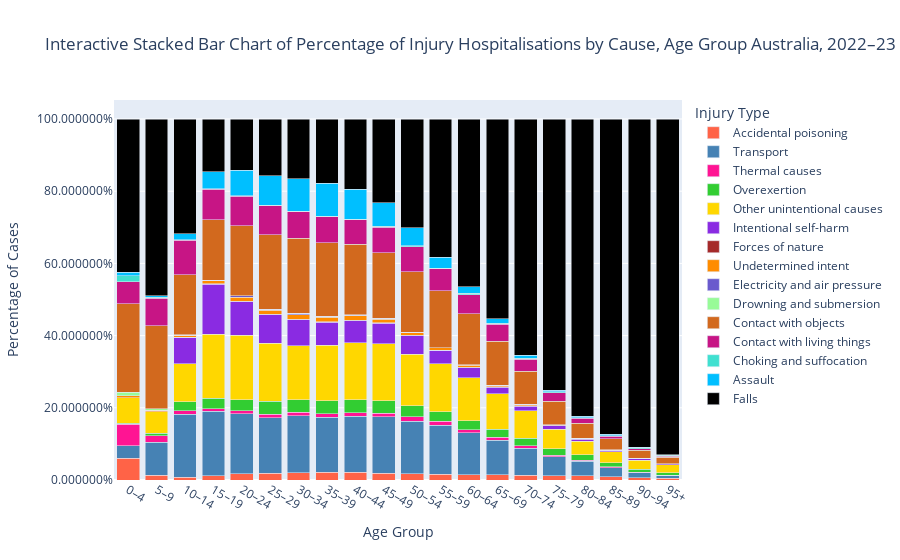

Source (notebook cell):
### Code cell
import plotly.express as px

# Define a custom list of 15 distinct colors
custom_colors = [
    '#FF6347', '#4682B4', '#FF1493', '#32CD32', '#FFD700', '#8A2BE2', '#A52A2A', '#FF8C00',
    '#6A5ACD', '#98FB98', '#D2691E', '#C71585', '#40E0D0', '#00BFFF', '#000000'
]

# Group data
grouped = h1.groupby(['Age Group', 'Injury Type'], as_index=False)['Number of Cases'].sum()

# Data
age_groups = ['0–4', '5–9', '10–14', '15–19', '20–24', '25–29', '30–34', '35–39', '40–44', 
              '45–49', '50–54', '55–59', '60–64', '65–69', '70–74', '75–79', '80–84', '85–89', 
              '90–94', '95+']

# Add a new column 'Label' to assign a specific number to each age group
label_mapping = {age_groups[i]: i+1 for i in range(len(age_groups))}
grouped['Label'] = grouped['Age Group'].map(label_mapping)

# Sort the DataFrame by 'Label'
grouped = grouped.sort_values(by='Label').reset_index(drop=True)

# Calculate the total number of cases per age group
total_cases_per_group = grouped.groupby('Age Group')['Number of Cases'].transform('sum')

# Calculate the percentage for each injury type in each age group
grouped['Percentage'] = (grouped['Number of Cases'] / total_cases_per_group)

# Get unique injury types
injury_types = grouped['Injury Type'].unique()

# Create interactive stacked bar chart with percentages
fig = px.bar(
    grouped,
    x='Age Group',
    y='Percentage',
    color='Injury Type',
    title="Interactive Stacked Bar Chart of Percentage of Injury Hospitalisations by Cause, Age Group Australia, 2022–23",
    color_discrete_sequence=custom_colors
)

# Update layout for better spacing
fig.update_layout(
    barmode='stack',
    xaxis=dict(
        categoryorder='array',
        categoryarray=age_groups  # Explicitly set the order of age groups
    ),
    yaxis=dict(title="Percentage of Cases", tickformat="%")
)

# Show plot
fig.show()

### Figure 1 — Plotly figure (JSON) as saved in the notebook; plotly's stock layout.template omitted (floating-point values rounded to 4 significant figures)
{"data": [{"alignmentgroup": "True", "hovertemplate": "Injury Type=Accidental poisoning<br>Age Group=%{x}<br>Percentage=%{y}<extra></extra>", "legendgroup": "Accidental poisoning", "marker": {"color": "#FF6347", "pattern": {"shape": ""}}, "name": "Accidental poisoning", "offsetgroup": "Accidental poisoning", "orientation": "v", "showlegend": true, "textposition": "auto", "type": "bar", "x": ["0–4", "5–9", "10–14", "15–19", "20–24", "25–29", "30–34", "35–39", "40–44", "45–49", "50–54", "55–59", "60–64", "65–69", "70–74", "75–79", "80–84", "85–89", "90–94", "95+"], "xaxis": "x", "y": [0.05982, 0.01305, 0.007961, 0.01174, 0.01709, 0.01932, 0.02076, 0.02149, 0.02124, 0.01935, 0.01668, 0.01533, 0.01393, 0.01476, 0.01305, 0.01198, 0.01152, 0.009079, 0.006703, 0.004255], "yaxis": "y"}, {"alignmentgroup": "True", "hovertemplate": "Injury Type=Transport<br>Age Group=%{x}<br>Percentage=%{y}<extra></extra>", "legendgroup": "Transport", "marker": {"color": "#4682B4", "pattern": {"shape": ""}}, "name": "Transport", "offsetgroup": "Transport", "orientation": "v", "showlegend": true, "textposition": "auto", "type": "bar", "x": ["0–4", "5–9", "10–14", "15–19", "20–24", "25–29", "30–34", "35–39", "40–44", "45–49", "50–54", "55–59", "60–64", "65–69", "70–74", "75–79", "80–84", "85–89", "90–94", "95+"], "xaxis": "x", "y": [0.03522, 0.09123, 0.1743, 0.1783, 0.1667, 0.1536, 0.1571, 0.152, 0.155, 0.1556, 0.1463, 0.1366, 0.117, 0.09581, 0.07435, 0.05201, 0.03984, 0.02458, 0.01345, 0.008396], "yaxis": "y"}, {"alignmentgroup": "True", "hovertemplate": "Injury Type=Thermal causes<br>Age Group=%{x}<br>Percentage=%{y}<extra></extra>", "legendgroup": "Thermal causes", "marker": {"color": "#FF1493", "pattern": {"shape": ""}}, "name": "Thermal causes", "offsetgroup": "Thermal causes", "orientation": "v", "showlegend": true, "textposition": "auto", "type": "bar", "x": ["0–4", "5–9", "10–14", "15–19", "20–24", "25–29", "30–34", "35–39", "40–44", "45–49", "50–54", "55–59", "60–64", "65–69", "70–74", "75–79", "80–84", "85–89", "90–94", "95+"], "xaxis": "x", "y": [0.05951, 0.01807, 0.009528, 0.006998, 0.008487, 0.009012, 0.009797, 0.00936, 0.01047, 0.009945, 0.01188, 0.01038, 0.008008, 0.007659, 0.006912, 0.004332, 0.003624, 0.002532, 0.001199, 0.0009201], "yaxis": "y"}, {"alignmentgroup": "True", "hovertemplate": "Injury Type=Overexertion<br>Age Group=%{x}<br>Percentage=%{y}<extra></extra>", "legendgroup": "Overexertion", "marker": {"color": "#32CD32", "pattern": {"shape": ""}}, "name": "Overexertion", "offsetgroup": "Overexertion", "orientation": "v", "showlegend": true, "textposition": "auto", "type": "bar", "x": ["0–4", "5–9", "10–14", "15–19", "20–24", "25–29", "30–34", "35–39", "40–44", "45–49", "50–54", "55–59", "60–64", "65–69", "70–74", "75–79", "80–84", "85–89", "90–94", "95+"], "xaxis": "x", "y": [0.003183, 0.007584, 0.02524, 0.02959, 0.03064, 0.03655, 0.03424, 0.03719, 0.0356, 0.03416, 0.03109, 0.0271, 0.0254, 0.02279, 0.02134, 0.01891, 0.01485, 0.01112, 0.007812, 0.00598], "yaxis": "y"}, {"alignmentgroup": "True", "hovertemplate": "Injury Type=Other unintentional causes<br>Age Group=%{x}<br>Percentage=%{y}<extra></extra>", "legendgroup": "Other unintentional causes", "marker": {"color": "#FFD700", "pattern": {"shape": ""}}, "name": "Other unintentional causes", "offsetgroup": "Other unintentional causes", "orientation": "v", "showlegend": true, "textposition": "auto", "type": "bar", "x": ["0–4", "5–9", "10–14", "15–19", "20–24", "25–29", "30–34", "35–39", "40–44", "45–49", "50–54", "55–59", "60–64", "65–69", "70–74", "75–79", "80–84", "85–89", "90–94", "95+"], "xaxis": "x", "y": [0.06978, 0.05866, 0.1046, 0.1774, 0.1776, 0.1603, 0.1505, 0.1526, 0.1583, 0.1582, 0.1429, 0.1327, 0.1193, 0.09754, 0.0757, 0.05321, 0.03753, 0.03048, 0.02588, 0.02254], "yaxis": "y"}, {"alignmentgroup": "True", "hovertemplate": "Injury Type=Intentional self-harm<br>Age Group=%{x}<br>Percentage=%{y}<extra></extra>", "legendgroup": "Intentional self-harm", "marker": {"color": "#8A2BE2", "pattern": {"shape": ""}}, "name": "Intentional self-harm", "offsetgroup": "Intentional self-harm", "orientation": "v", "showlegend": true, "textposition": "auto", "type": "bar", "x": ["0–4", "5–9", "10–14", "15–19", "20–24", "25–29", "30–34", "35–39", "40–44", "45–49", "50–54", "55–59", "60–64", "65–69", "70–74", "75–79", "80–84", "85–89", "90–94", "95+"], "xaxis": "x", "y": [0, 0, 0.0736, 0.1378, 0.09385, 0.07851, 0.07131, 0.06426, 0.06072, 0.05703, 0.0506, 0.03681, 0.02794, 0.01826, 0.01298, 0.009321, 0.00567, 0.004107, 0.003507, 0.00253], "yaxis": "y"}, {"alignmentgroup": "True", "hovertemplate": "Injury Type=Forces of nature<br>Age Group=%{x}<br>Percentage=%{y}<extra></extra>", "legendgroup": "Forces of nature", "marker": {"color": "#A52A2A", "pattern": {"shape": ""}}, "name": "Forces of nature", "offsetgroup": "Forces of nature", "orientation": "v", "showlegend": true, "textposition": "auto", "type": "bar", "x": ["0–4", "5–9", "10–14", "15–19", "20–24", "25–29", "30–34", "35–39", "40–44", "45–49", "50–54", "55–59", "60–64", "65–69", "70–74", "75–79", "80–84", "85–89", "90–94", "95+"], "xaxis": "x", "y": [0.0003081, 0, 0, 0.001394, 0.001295, 0.001448, 0.001172, 0.001262, 0.001887, 0.001033, 0.0009671, 0.0006327, 0.001164, 0.001841, 0.00118, 0.001285, 0.001023, 0.0009573, 0, 0], "yaxis": "y"}, {"alignmentgroup": "True", "hovertemplate": "Injury Type=Undetermined intent<br>Age Group=%{x}<br>Percentage=%{y}<extra></extra>", "legendgroup": "Undetermined intent", "marker": {"color": "#FF8C00", "pattern": {"shape": ""}}, "name": "Undetermined intent", "offsetgroup": "Undetermined intent", "orientation": "v", "showlegend": true, "textposition": "auto", "type": "bar", "x": ["0–4", "5–9", "10–14", "15–19", "20–24", "25–29", "30–34", "35–39", "40–44", "45–49", "50–54", "55–59", "60–64", "65–69", "70–74", "75–79", "80–84", "85–89", "90–94", "95+"], "xaxis": "x", "y": [0.005853, 0.005019, 0.005378, 0.009311, 0.01067, 0.01149, 0.01344, 0.01287, 0.0121, 0.01056, 0.007461, 0.006216, 0.004868, 0.003829, 0.00317, 0.002032, 0.001432, 0.001421, 0.001199, 0.001035], "yaxis": "y"}, {"alignmentgroup": "True", "hovertemplate": "Injury Type=Electricity and air pressure<br>Age Group=%{x}<br>Percentage=%{y}<extra></extra>", "legendgroup": "Electricity and air pressure", "marker": {"color": "#6A5ACD", "pattern": {"shape": ""}}, "name": "Electricity and air pressure", "offsetgroup": "Electricity and air pressure", "orientation": "v", "showlegend": true, "textposition": "auto", "type": "bar", "x": ["0–4", "5–9", "10–14", "15–19", "20–24", "25–29", "30–34", "35–39", "40–44", "45–49", "50–54", "55–59", "60–64", "65–69", "70–74", "75–79", "80–84", "85–89", "90–94", "95+"], "xaxis": "x", "y": [0.0003594, 0, 0, 0.001156, 0.003452, 0.003368, 0.002962, 0.002314, 0.001702, 0.001645, 0.001485, 0.001191, 0.001164, 0, 0.0005058, 0, 0, 0, 0, 0], "yaxis": "y"}, {"alignmentgroup": "True", "hovertemplate": "Injury Type=Drowning and submersion<br>Age Group=%{x}<br>Percentage=%{y}<extra></extra>", "legendgroup": "Drowning and submersion", "marker": {"color": "#98FB98", "pattern": {"shape": ""}}, "name": "Drowning and submersion", "offsetgroup": "Drowning and submersion", "orientation": "v", "showlegend": true, "textposition": "auto", "type": "bar", "x": ["0–4", "5–9", "10–14", "15–19", "20–24", "25–29", "30–34", "35–39", "40–44", "45–49", "50–54", "55–59", "60–64", "65–69", "70–74", "75–79", "80–84", "85–89", "90–94", "95+"], "xaxis": "x", "y": [0.009293, 0.003123, 0.001313, 0, 0, 0, 0, 0, 0.000222, 0.0004972, 0.0002763, 0, 0, 0.0006259, 0.0002023, 0.000239, 0, 0, 0, 0], "yaxis": "y"}, {"alignmentgroup": "True", "hovertemplate": "Injury Type=Contact with objects<br>Age Group=%{x}<br>Percentage=%{y}<extra></extra>", "legendgroup": "Contact with objects", "marker": {"color": "#D2691E", "pattern": {"shape": ""}}, "name": "Contact with objects", "offsetgroup": "Contact with objects", "orientation": "v", "showlegend": true, "textposition": "auto", "type": "bar", "x": ["0–4", "5–9", "10–14", "15–19", "20–24", "25–29", "30–34", "35–39", "40–44", "45–49", "50–54", "55–59", "60–64", "65–69", "70–74", "75–79", "80–84", "85–89", "90–94", "95+"], "xaxis": "x", "y": [0.2446, 0.2303, 0.1668, 0.1674, 0.1945, 0.2052, 0.209, 0.2036, 0.1957, 0.181, 0.1675, 0.1569, 0.1415, 0.1215, 0.09212, 0.06426, 0.04159, 0.02943, 0.02215, 0.01794], "yaxis": "y"}, {"alignmentgroup": "True", "hovertemplate": "Injury Type=Contact with living things<br>Age Group=%{x}<br>Percentage=%{y}<extra></extra>", "legendgroup": "Contact with living things", "marker": {"color": "#C71585", "pattern": {"shape": ""}}, "name": "Contact with living things", "offsetgroup": "Contact with living things", "orientation": "v", "showlegend": true, "textposition": "auto", "type": "bar", "x": ["0–4", "5–9", "10–14", "15–19", "20–24", "25–29", "30–34", "35–39", "40–44", "45–49", "50–54", "55–59", "60–64", "65–69", "70–74", "75–79", "80–84", "85–89", "90–94", "95+"], "xaxis": "x", "y": [0.06151, 0.07589, 0.0957, 0.08492, 0.08248, 0.08158, 0.07317, 0.072, 0.06838, 0.07187, 0.06953, 0.06082, 0.05288, 0.04658, 0.03264, 0.02372, 0.01368, 0.00772, 0.005194, 0.002875], "yaxis": "y"}, {"alignmentgroup": "True", "hovertemplate": "Injury Type=Choking and suffocation<br>Age Group=%{x}<br>Percentage=%{y}<extra></extra>", "legendgroup": "Choking and suffocation", "marker": {"color": "#40E0D0", "pattern": {"shape": ""}}, "name": "Choking and suffocation", "offsetgroup": "Choking and suffocation", "orientation": "v", "showlegend": true, "textposition": "auto", "type": "bar", "x": ["0–4", "5–9", "10–14", "15–19", "20–24", "25–29", "30–34", "35–39", "40–44", "45–49", "50–54", "55–59", "60–64", "65–69", "70–74", "75–79", "80–84", "85–89", "90–94", "95+"], "xaxis": "x", "y": [0.01648, 0.003067, 0.001143, 0.0008896, 0.0007768, 0.001359, 0.001432, 0.001788, 0.001591, 0.002524, 0.002556, 0.002494, 0.003633, 0.003351, 0.003035, 0.003436, 0.00228, 0.001544, 0.001598, 0.00184], "yaxis": "y"}, {"alignmentgroup": "True", "hovertemplate": "Injury Type=Assault<br>Age Group=%{x}<br>Percentage=%{y}<extra></extra>", "legendgroup": "Assault", "marker": {"color": "#00BFFF", "pattern": {"shape": ""}}, "name": "Assault", "offsetgroup": "Assault", "orientation": "v", "showlegend": true, "textposition": "auto", "type": "bar", "x": ["0–4", "5–9", "10–14", "15–19", "20–24", "25–29", "30–34", "35–39", "40–44", "45–49", "50–54", "55–59", "60–64", "65–69", "70–74", "75–79", "80–84", "85–89", "90–94", "95+"], "xaxis": "x", "y": [0.009242, 0.004851, 0.01728, 0.04741, 0.07049, 0.08141, 0.0897, 0.09076, 0.08196, 0.06479, 0.04939, 0.03026, 0.0182, 0.01211, 0.007789, 0.004302, 0.003536, 0.003273, 0.001687, 0.002185], "yaxis": "y"}, {"alignmentgroup": "True", "hovertemplate": "Injury Type=Falls<br>Age Group=%{x}<br>Percentage=%{y}<extra></extra>", "legendgroup": "Falls", "marker": {"color": "#000000", "pattern": {"shape": ""}}, "name": "Falls", "offsetgroup": "Falls", "orientation": "v", "showlegend": true, "textposition": "auto", "type": "bar", "x": ["0–4", "5–9", "10–14", "15–19", "20–24", "25–29", "30–34", "35–39", "40–44", "45–49", "50–54", "55–59", "60–64", "65–69", "70–74", "75–79", "80–84", "85–89", "90–94", "95+"], "xaxis": "x", "y": [0.4249, 0.4892, 0.3172, 0.1457, 0.1421, 0.1569, 0.1654, 0.1784, 0.1951, 0.2319, 0.3014, 0.3826, 0.4651, 0.5534, 0.655, 0.751, 0.8234, 0.8738, 0.9096, 0.9295], "yaxis": "y"}], "layout": {"barmode": "stack", "legend": {"title": {"text": "Injury Type"}, "tracegroupgap": 0}, "title": {"text": "Interactive Stacked Bar Chart of Percentage of Injury Hospitalisations by Cause, Age Group Australia, 2022–23"}, "xaxis": {"anchor": "y", "categoryarray": ["0–4", "5–9", "10–14", "15–19", "20–24", "25–29", "30–34", "35–39", "40–44", "45–49", "50–54", "55–59", "60–64", "65–69", "70–74", "75–79", "80–84", "85–89", "90–94", "95+"], "categoryorder": "array", "domain": [0, 1], "title": {"text": "Age Group"}}, "yaxis": {"anchor": "x", "domain": [0, 1], "tickformat": "%", "title": {"text": "Percentage of Cases"}}}}
